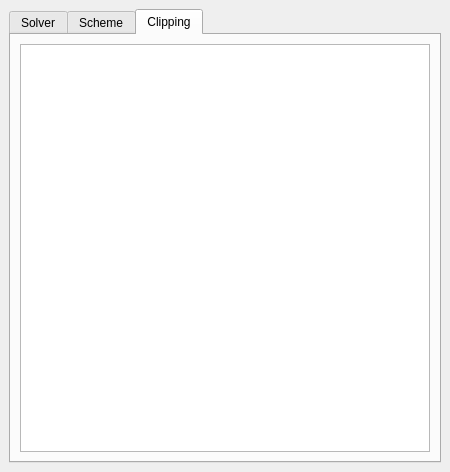
<?xml version="1.0" encoding="UTF-8"?>
<ui version="4.0">
 <class>NumericalParamEquationForm</class>
 <widget class="QWidget" name="NumericalParamEquationForm">
  <property name="geometry">
   <rect>
    <x>0</x>
    <y>0</y>
    <width>450</width>
    <height>472</height>
   </rect>
  </property>
  <property name="windowTitle">
   <string>Form</string>
  </property>
  <layout class="QGridLayout">
   <property name="leftMargin">
    <number>9</number>
   </property>
   <property name="topMargin">
    <number>9</number>
   </property>
   <property name="rightMargin">
    <number>9</number>
   </property>
   <property name="bottomMargin">
    <number>9</number>
   </property>
   <property name="spacing">
    <number>6</number>
   </property>
   <item row="0" column="0">
    <widget class="QTabWidget" name="tabWidgetScheme">
     <property name="minimumSize">
      <size>
       <width>400</width>
       <height>0</height>
      </size>
     </property>
     <property name="font">
      <font>
       <weight>50</weight>
       <italic>false</italic>
       <bold>false</bold>
      </font>
     </property>
     <property name="currentIndex">
      <number>2</number>
     </property>
     <widget class="QWidget" name="tab_2">
      <attribute name="title">
       <string>Solver</string>
      </attribute>
      <layout class="QGridLayout">
       <property name="leftMargin">
        <number>9</number>
       </property>
       <property name="topMargin">
        <number>9</number>
       </property>
       <property name="rightMargin">
        <number>9</number>
       </property>
       <property name="bottomMargin">
        <number>9</number>
       </property>
       <property name="spacing">
        <number>6</number>
       </property>
       <item row="0" column="0">
        <widget class="QTableView" name="tableViewSolver">
         <property name="minimumSize">
          <size>
           <width>400</width>
           <height>0</height>
          </size>
         </property>
         <property name="toolTip">
          <string>&lt;html&gt;&lt;head/&gt;&lt;body&gt;&lt;p&gt;&lt;span style=&quot; font-size:9pt;&quot;&gt;Modify, for each variable, the solver, the preconditionner, the solver precision or the time step factor (Code_Saturne key word: &lt;/span&gt;&lt;span style=&quot; font-size:9pt; font-weight:600;&quot;&gt;CDTVAR&lt;/span&gt;&lt;span style=&quot; font-size:9pt;&quot;&gt;).&lt;/span&gt;&lt;/p&gt;&lt;p&gt;&lt;span style=&quot; font-size:9pt;&quot;&gt;The solver precision is the relative precision for the solution of the linear system. The default value is 10-8 and is set low on purpose. &lt;/span&gt;&lt;/p&gt;&lt;p&gt;&lt;span style=&quot; font-size:9pt;&quot;&gt;The time step factor is the multiplicative factor applied to the time step for each scalar. Hence, the time step used when solving the equation for the variable is the time step used for the velocity/pressure equations multiplied by &lt;/span&gt;&lt;span style=&quot; font-size:9pt; font-weight:600;&quot;&gt;CDTVAR&lt;/span&gt;&lt;span style=&quot; font-size:9pt;&quot;&gt;.&lt;/span&gt;&lt;/p&gt;&lt;/body&gt;&lt;/html&gt;</string>
         </property>
        </widget>
       </item>
      </layout>
     </widget>
     <widget class="QWidget" name="tab">
      <attribute name="title">
       <string>Scheme</string>
      </attribute>
      <layout class="QGridLayout">
       <property name="leftMargin">
        <number>9</number>
       </property>
       <property name="topMargin">
        <number>9</number>
       </property>
       <property name="rightMargin">
        <number>9</number>
       </property>
       <property name="bottomMargin">
        <number>9</number>
       </property>
       <property name="spacing">
        <number>6</number>
       </property>
       <item row="0" column="0">
        <widget class="QTableView" name="tableViewScheme">
         <property name="minimumSize">
          <size>
           <width>420</width>
           <height>0</height>
          </size>
         </property>
         <property name="toolTip">
          <string>&lt;html&gt;&lt;head/&gt;&lt;body&gt;&lt;p&gt;&lt;span style=&quot; font-size:9pt;&quot;&gt;Define the scheme options for each variable:&lt;br/&gt;- Name of the variable,&lt;br/&gt;- Scheme: choose between two second-order convective schemes (&lt;/span&gt;&lt;span style=&quot; font-size:9pt; font-weight:600;&quot;&gt;Centered&lt;/span&gt;&lt;span style=&quot; font-size:9pt;&quot;&gt; or &lt;/span&gt;&lt;span style=&quot; font-size:9pt; font-weight:600;&quot;&gt;SOLU&lt;/span&gt;&lt;span style=&quot; font-size:9pt;&quot;&gt;) and one first-order convective scheme (&lt;/span&gt;&lt;span style=&quot; font-size:9pt; font-weight:600;&quot;&gt;Upwind&lt;/span&gt;&lt;span style=&quot; font-size:9pt;&quot;&gt;).&lt;br/&gt;- Blending factor: indicate the proportion of second-order convective scheme (0 corresponds to an upwind convective scheme). &lt;br/&gt;- Slope test: indicate whether a slope test should be used to switch from a second-order to an upwind convective scheme under certain conditions, to ensure stability. The use of the slope test stabilizes the calculation but may bring the space order to decrease quickly.&lt;br/&gt;- Flux reconstruction: indicate whether the convective and diffusive fluxes at the faces should be reconstructed. It is only useful for non-orthogonal meshes. Deactivating the reconstruction of the fluxes can have a stabilizing effect on the calculation. It is sometimes useful with the k−ε model, if the mesh is strongly non-orthogonal in the near-wall region, where the gradients of k and ε are strong.&lt;br/&gt;- RHS Sweep Reconstruction: indicate the number of iterations for the reconstruction of the right-hand sides of the equation.&lt;/span&gt;&lt;/p&gt;&lt;/body&gt;&lt;/html&gt;</string>
         </property>
        </widget>
       </item>
      </layout>
     </widget>
     <widget class="QWidget" name="tab_clipping">
      <attribute name="title">
       <string>Clipping</string>
      </attribute>
      <layout class="QGridLayout">
       <property name="leftMargin">
        <number>9</number>
       </property>
       <property name="topMargin">
        <number>9</number>
       </property>
       <property name="rightMargin">
        <number>9</number>
       </property>
       <property name="bottomMargin">
        <number>9</number>
       </property>
       <property name="spacing">
        <number>6</number>
       </property>
       <item row="0" column="0">
        <widget class="QTableView" name="tableViewClipping">
         <property name="minimumSize">
          <size>
           <width>400</width>
           <height>0</height>
          </size>
         </property>
         <property name="toolTip">
          <string>&lt;html&gt;&lt;head/&gt;&lt;body&gt;&lt;p&gt;&lt;span style=&quot; font-size:9pt;&quot;&gt;Indicate for each variable the minimal and maximal possible value.&lt;/span&gt;&lt;/p&gt;&lt;/body&gt;&lt;/html&gt;</string>
         </property>
        </widget>
       </item>
      </layout>
     </widget>
    </widget>
   </item>
  </layout>
 </widget>
 <resources/>
 <connections/>
</ui>
